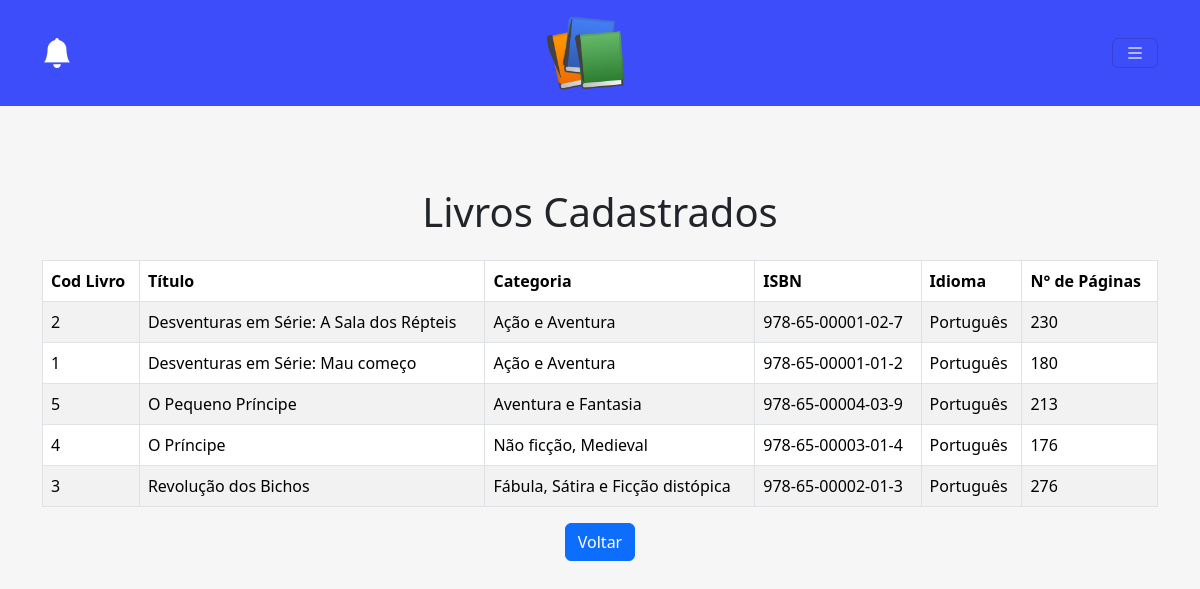
The app's page /listar_livro.php with its own data.
### tables this page shows
CREATE TABLE `livro` (
  `Cod_Livro` int(11) NOT NULL,
  `Titulo` varchar(60) NOT NULL,
  `Categoria` varchar(60) NOT NULL,
  `ISBN` varchar(25) NOT NULL,
  `Idioma` varchar(40) NOT NULL,
  `QtdePag` int(11) NOT NULL
);

### livro.php (called while the page is built, shortened)
  <?php
class Livro
{
    public function listar()
    {
        try {
            $this->conn = new Conectar();
            $sql = $this->conn->query("SELECT cod_livro, titulo, categoria, isbn, idioma, qtdepag FROM livro ORDER BY titulo");
            $sql->execute();
            return $sql->fetchAll(PDO::FETCH_ASSOC);
        } catch (PDOException $exc) {
            echo "Erro ao executar consulta " . $exc->getMessage();
        }
    }
}
?>

### listar_livro.php (the view, shortened to what this page needs)
<!DOCTYPE html>
<html lang="pt-br">
<head>
    <link rel="stylesheet" href="css/style.css">
    <link href="https://cdn.jsdelivr.net/npm/bootstrap@5.3.3/dist/css/bootstrap.min.css" rel="stylesheet">
    <link href="https://cdn.jsdelivr.net/npm/bootstrap-icons@1.20.0/font/bootstrap-icons.css" rel="stylesheet">
    <link href="https://cdn.jsdelivr.net/npm/bootstrap-icons@1.7.2/font/bootstrap-icons.css" rel="stylesheet">
</head>
<body class="custom-bg">
    <nav id="navbar" class="navbar mb-5 fixed-top">
        <div class="container d-flex justify-content-between align-items-center">
            <i class="bi bi-bell-fill bell-icon" id="bell-icon"></i>
            <a class="navbar-brand mx-auto" href="menu.html">
              <img src="img/bookicon.png" alt="Logo da Empresa" class="d-inline-block align-middle">
            </a>
            <button style="color: white;" class="navbar-toggler" type="button" id="menu-toggler" aria-controls="navbarNavDropdown"
            aria-expanded="false" aria-label="Toggle navigation">
              <i style="color: white;" class="bi bi-list"></i>
            </button>
        </div>
    </nav>
<br><br>
<div class="container mt-5 pt-5">
    <h1 class="text-center mb-4 mt-4">Livros Cadastrados</h1>
    <table class="table table-striped table-bordered">
                        <thead>
                            <tr>
                                <th>Cod Livro</th>
                                <th>Título</th>
                                <th>Categoria</th>
                                <th>ISBN</th>
                                <th>Idioma</th>
                                <th>N° de Páginas</th>
                            </tr>
                        </thead>
                        <tbody>
                            <?php
                            include_once 'livro.php';
                            $livro = new Livro();
                            $livros = $livro->listar();
                            foreach ($livros as $livro) {
                                ?>
                                <tr>
                                    <td><?php echo $livro['cod_livro']; ?></td>
                                    <td><?php echo $livro['titulo']; ?></td>
                                    <td><?php echo $livro['categoria']; ?></td>
                                    <td><?php echo $livro['isbn']; ?></td>
                                    <td><?php echo $livro['idioma']; ?></td>
                                    <td><?php echo $livro['qtdepag']; ?></td>
                                </tr>
                            <?php
                            }
                            ?>
                        </tbody>
                    </table>
                    <div class="text-center">
                        <a href="menu.html" class="btn btn-primary">Voltar</a>
                    </div>
                </div>
</body>
</html>

### css/style.css (style rules this page uses)
body { overflow-x: hidden; background-color: #f6f6f6; }
.navbar { background-color: #3E4DFA; display: flex; justify-content: space-between; align-items: center; position: relative; }
.navbar-brand { display: flex; align-items: center; margin: 0 auto; }
.navbar-brand img { width: 80px; height: 80px; }
.navbar-toggler, .back-button-navbar { color: white; border: none; font-size: 30px; cursor: pointer; background-color: #3E4DFA; }
.navbar-toggler { color: white; border: none; font-size: 30px; }
.bell-icon { color: white; font-size: 30px; cursor: pointer; }
.custom-bg { background-color: #f6f6f6; padding: 20px; margin: 0px; max-width: 100%; }

### records on screen
livro: Cod_Livro "2", Titulo "Desventuras em Série: A Sala dos Répteis", Categoria "Ação e Aventura", ISBN "978-65-00001-02-7", Idioma "Português", QtdePag "230"
livro: Cod_Livro "1", Titulo "Desventuras em Série: Mau começo", Categoria "Ação e Aventura", ISBN "978-65-00001-01-2", Idioma "Português", QtdePag "180"
livro: Cod_Livro "5", Titulo "O Pequeno Príncipe", Categoria "Aventura e Fantasia", ISBN "978-65-00004-03-9", Idioma "Português", QtdePag "213"
livro: Cod_Livro "4", Titulo "O Príncipe", Categoria "Não ficção, Medieval", ISBN "978-65-00003-01-4", Idioma "Português", QtdePag "176"
livro: Cod_Livro "3", Titulo "Revolução dos Bichos", Categoria "Fábula, Sátira e Ficção distópica", ISBN "978-65-00002-01-3", Idioma "Português", QtdePag "276"
